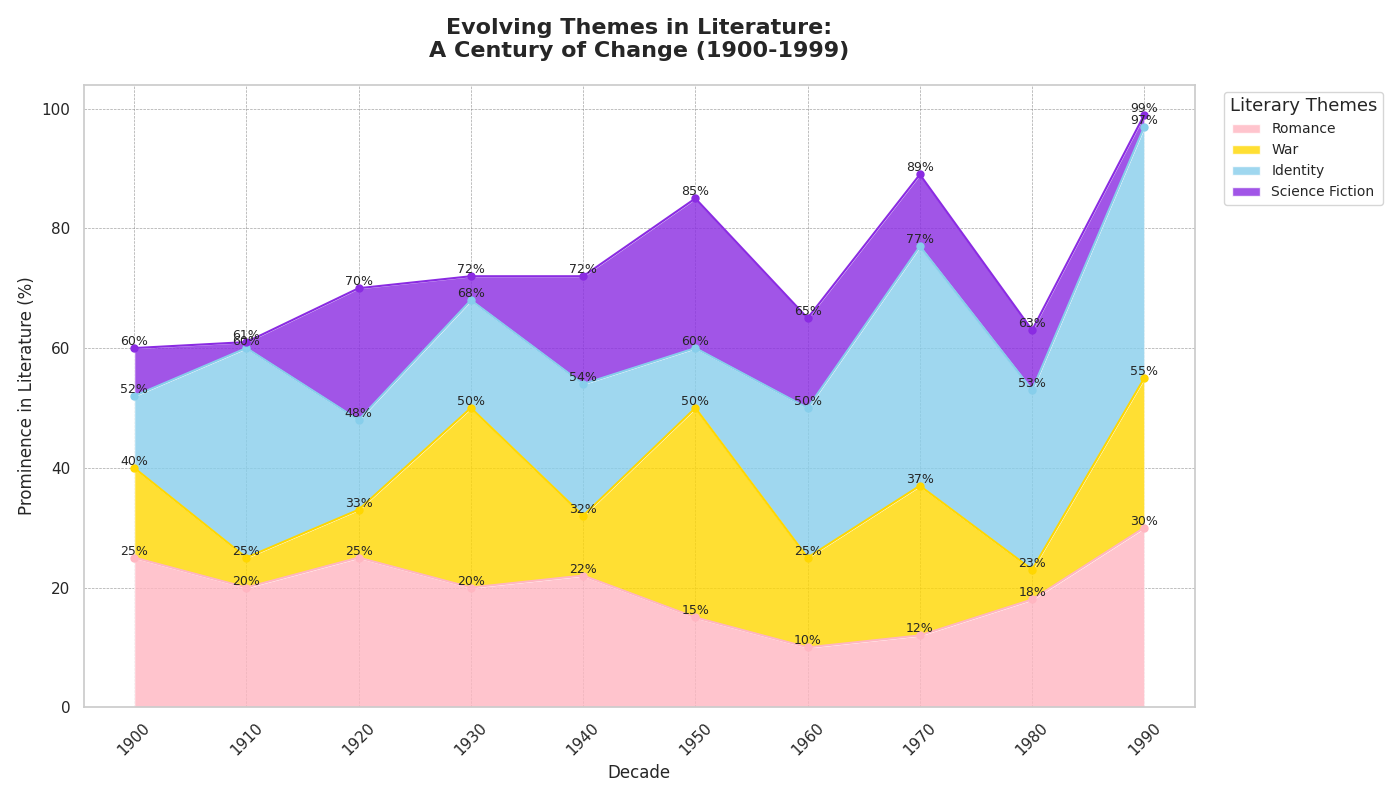

Recreate this plot in Python.
import matplotlib.pyplot as plt
import numpy as np

decades = np.arange(1900, 2000, 10)

# Original theme data for each decade
romance = np.array([30, 25, 20, 15, 10, 12, 18, 20, 22, 25])
war = np.array([5, 8, 15, 25, 30, 35, 25, 15, 10, 5])
identity = np.array([10, 12, 15, 18, 22, 25, 30, 35, 40, 42])
sci_fi = np.array([1, 2, 4, 8, 10, 12, 15, 18, 22, 25])

# Randomize data within themes while maintaining the original shape
romance = np.array([25, 20, 25, 20, 22, 15, 10, 12, 18, 30])
war = np.array([15, 5, 8, 30, 10, 35, 15, 25, 5, 25])
identity = np.array([12, 35, 15, 18, 22, 10, 25, 40, 30, 42])
sci_fi = np.array([8, 1, 22, 4, 18, 25, 15, 12, 10, 2])

# Stack the data
theme_data = np.vstack([romance, war, identity, sci_fi])

plt.figure(figsize=(14, 8))

colors = ['#FFB6C1', '#FFD700', '#87CEEB', '#8A2BE2']

plt.stackplot(decades, theme_data, labels=['Romance', 'War', 'Identity', 'Science Fiction'],
              colors=colors, alpha=0.8)

plt.grid(visible=True, color='grey', linestyle='--', linewidth=0.5, alpha=0.7)

plt.title('Evolving Themes in Literature:\nA Century of Change (1900-1999)', fontsize=16, fontweight='bold', pad=20)
plt.xlabel('Decade', fontsize=12)
plt.ylabel('Prominence in Literature (%)', fontsize=12)

for i, theme in enumerate(theme_data):
    plt.plot(decades, np.cumsum(theme_data, axis=0)[i], marker='o', markersize=5, color=colors[i])
    for x, y in zip(decades, np.cumsum(theme_data, axis=0)[i]):
        plt.text(x, y, f'{y}%', fontsize=9, ha='center', va='bottom')

plt.xticks(decades, rotation=45)
plt.legend(loc='upper left', fontsize=10, bbox_to_anchor=(1.02, 1), title='Literary Themes', title_fontsize='13')
plt.tight_layout()
plt.show()
